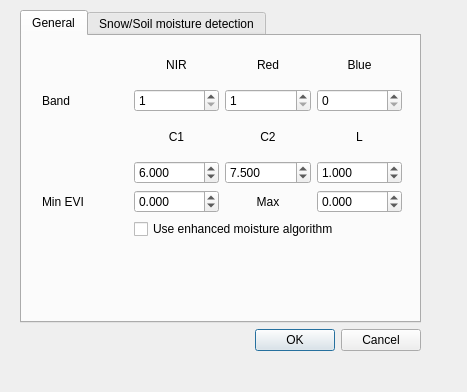
<?xml version="1.0" encoding="UTF-8"?>
<ui version="4.0">
 <class>EVIConfDialog</class>
 <widget class="QDialog" name="EVIConfDialog">
  <property name="geometry">
   <rect>
    <x>0</x>
    <y>0</y>
    <width>467</width>
    <height>392</height>
   </rect>
  </property>
  <property name="windowTitle">
   <string>Enhanced Vegetation Index</string>
  </property>
  <widget class="QWidget" name="">
   <property name="geometry">
    <rect>
     <x>20</x>
     <y>10</y>
     <width>401</width>
     <height>341</height>
    </rect>
   </property>
   <layout class="QGridLayout" name="gridLayout_3">
    <item row="0" column="0">
     <widget class="QTabWidget" name="tabWidget">
      <property name="currentIndex">
       <number>0</number>
      </property>
      <widget class="QWidget" name="tab">
       <attribute name="title">
        <string>General</string>
       </attribute>
       <widget class="QWidget" name="">
        <property name="geometry">
         <rect>
          <x>20</x>
          <y>10</y>
          <width>360</width>
          <height>193</height>
         </rect>
        </property>
        <layout class="QGridLayout" name="gridLayout">
         <item row="0" column="1">
          <widget class="QLabel" name="label_2">
           <property name="text">
            <string>NIR</string>
           </property>
           <property name="alignment">
            <set>Qt::AlignCenter</set>
           </property>
          </widget>
         </item>
         <item row="0" column="2">
          <widget class="QLabel" name="label_3">
           <property name="text">
            <string>Red</string>
           </property>
           <property name="alignment">
            <set>Qt::AlignCenter</set>
           </property>
          </widget>
         </item>
         <item row="0" column="3">
          <widget class="QLabel" name="label_4">
           <property name="text">
            <string>Blue</string>
           </property>
           <property name="alignment">
            <set>Qt::AlignCenter</set>
           </property>
          </widget>
         </item>
         <item row="1" column="0">
          <widget class="QLabel" name="label">
           <property name="text">
            <string>Band</string>
           </property>
          </widget>
         </item>
         <item row="1" column="1">
          <widget class="QSpinBox" name="eviNIR">
           <property name="minimum">
            <number>1</number>
           </property>
           <property name="maximum">
            <number>36</number>
           </property>
          </widget>
         </item>
         <item row="1" column="2">
          <widget class="QSpinBox" name="eviRed">
           <property name="minimum">
            <number>1</number>
           </property>
           <property name="maximum">
            <number>36</number>
           </property>
          </widget>
         </item>
         <item row="1" column="3">
          <widget class="QSpinBox" name="spinBox_2">
           <property name="maximum">
            <number>36</number>
           </property>
          </widget>
         </item>
         <item row="2" column="1">
          <widget class="QLabel" name="label_5">
           <property name="text">
            <string>C1</string>
           </property>
           <property name="alignment">
            <set>Qt::AlignCenter</set>
           </property>
          </widget>
         </item>
         <item row="2" column="2">
          <widget class="QLabel" name="label_6">
           <property name="text">
            <string>C2</string>
           </property>
           <property name="alignment">
            <set>Qt::AlignCenter</set>
           </property>
          </widget>
         </item>
         <item row="2" column="3">
          <widget class="QLabel" name="label_7">
           <property name="text">
            <string>L</string>
           </property>
           <property name="alignment">
            <set>Qt::AlignCenter</set>
           </property>
          </widget>
         </item>
         <item row="3" column="1">
          <widget class="QDoubleSpinBox" name="eviC1">
           <property name="decimals">
            <number>3</number>
           </property>
           <property name="maximum">
            <double>1000.000000000000000</double>
           </property>
           <property name="singleStep">
            <double>0.050000000000000</double>
           </property>
           <property name="value">
            <double>6.000000000000000</double>
           </property>
          </widget>
         </item>
         <item row="3" column="2">
          <widget class="QDoubleSpinBox" name="eviC2">
           <property name="decimals">
            <number>3</number>
           </property>
           <property name="maximum">
            <double>1000.000000000000000</double>
           </property>
           <property name="singleStep">
            <double>0.050000000000000</double>
           </property>
           <property name="value">
            <double>7.500000000000000</double>
           </property>
          </widget>
         </item>
         <item row="3" column="3">
          <widget class="QDoubleSpinBox" name="eviL">
           <property name="decimals">
            <number>3</number>
           </property>
           <property name="maximum">
            <double>1000.000000000000000</double>
           </property>
           <property name="singleStep">
            <double>0.050000000000000</double>
           </property>
           <property name="value">
            <double>1.000000000000000</double>
           </property>
          </widget>
         </item>
         <item row="4" column="0">
          <widget class="QLabel" name="label_8">
           <property name="text">
            <string>Min EVI</string>
           </property>
          </widget>
         </item>
         <item row="4" column="1">
          <widget class="QDoubleSpinBox" name="minEVI">
           <property name="decimals">
            <number>3</number>
           </property>
           <property name="minimum">
            <double>-1.000000000000000</double>
           </property>
           <property name="maximum">
            <double>1.000000000000000</double>
           </property>
           <property name="singleStep">
            <double>0.010000000000000</double>
           </property>
          </widget>
         </item>
         <item row="4" column="2">
          <widget class="QLabel" name="label_9">
           <property name="text">
            <string>Max</string>
           </property>
           <property name="alignment">
            <set>Qt::AlignCenter</set>
           </property>
          </widget>
         </item>
         <item row="4" column="3">
          <widget class="QDoubleSpinBox" name="maxEVI">
           <property name="decimals">
            <number>3</number>
           </property>
           <property name="minimum">
            <double>-1.000000000000000</double>
           </property>
           <property name="maximum">
            <double>1.000000000000000</double>
           </property>
           <property name="singleStep">
            <double>0.010000000000000</double>
           </property>
          </widget>
         </item>
         <item row="5" column="1" colspan="3">
          <widget class="QCheckBox" name="moistureAlgoritmCb">
           <property name="text">
            <string>Use enhanced moisture algorithm</string>
           </property>
          </widget>
         </item>
        </layout>
       </widget>
      </widget>
      <widget class="QWidget" name="tab_2">
       <attribute name="title">
        <string>Snow/Soil moisture detection</string>
       </attribute>
       <widget class="QWidget" name="">
        <property name="geometry">
         <rect>
          <x>30</x>
          <y>20</y>
          <width>321</width>
          <height>60</height>
         </rect>
        </property>
        <layout class="QGridLayout" name="gridLayout_2">
         <item row="0" column="0">
          <widget class="QLabel" name="label_10">
           <property name="text">
            <string>NDVI Configuration (Water Stress Index)</string>
           </property>
          </widget>
         </item>
         <item row="1" column="0">
          <widget class="QComboBox" name="ndviCb">
           <item>
            <property name="text">
             <string>Soil moisture</string>
            </property>
           </item>
           <item>
            <property name="text">
             <string>Snow index</string>
            </property>
           </item>
          </widget>
         </item>
        </layout>
       </widget>
      </widget>
     </widget>
    </item>
    <item row="1" column="0">
     <widget class="QDialogButtonBox" name="buttonBox">
      <property name="orientation">
       <enum>Qt::Horizontal</enum>
      </property>
      <property name="standardButtons">
       <set>QDialogButtonBox::Cancel|QDialogButtonBox::Ok</set>
      </property>
     </widget>
    </item>
   </layout>
  </widget>
 </widget>
 <resources/>
 <connections>
  <connection>
   <sender>buttonBox</sender>
   <signal>accepted()</signal>
   <receiver>EVIConfDialog</receiver>
   <slot>accept()</slot>
   <hints>
    <hint type="sourcelabel">
     <x>248</x>
     <y>254</y>
    </hint>
    <hint type="destinationlabel">
     <x>157</x>
     <y>274</y>
    </hint>
   </hints>
  </connection>
  <connection>
   <sender>buttonBox</sender>
   <signal>rejected()</signal>
   <receiver>EVIConfDialog</receiver>
   <slot>reject()</slot>
   <hints>
    <hint type="sourcelabel">
     <x>316</x>
     <y>260</y>
    </hint>
    <hint type="destinationlabel">
     <x>286</x>
     <y>274</y>
    </hint>
   </hints>
  </connection>
 </connections>
</ui>
